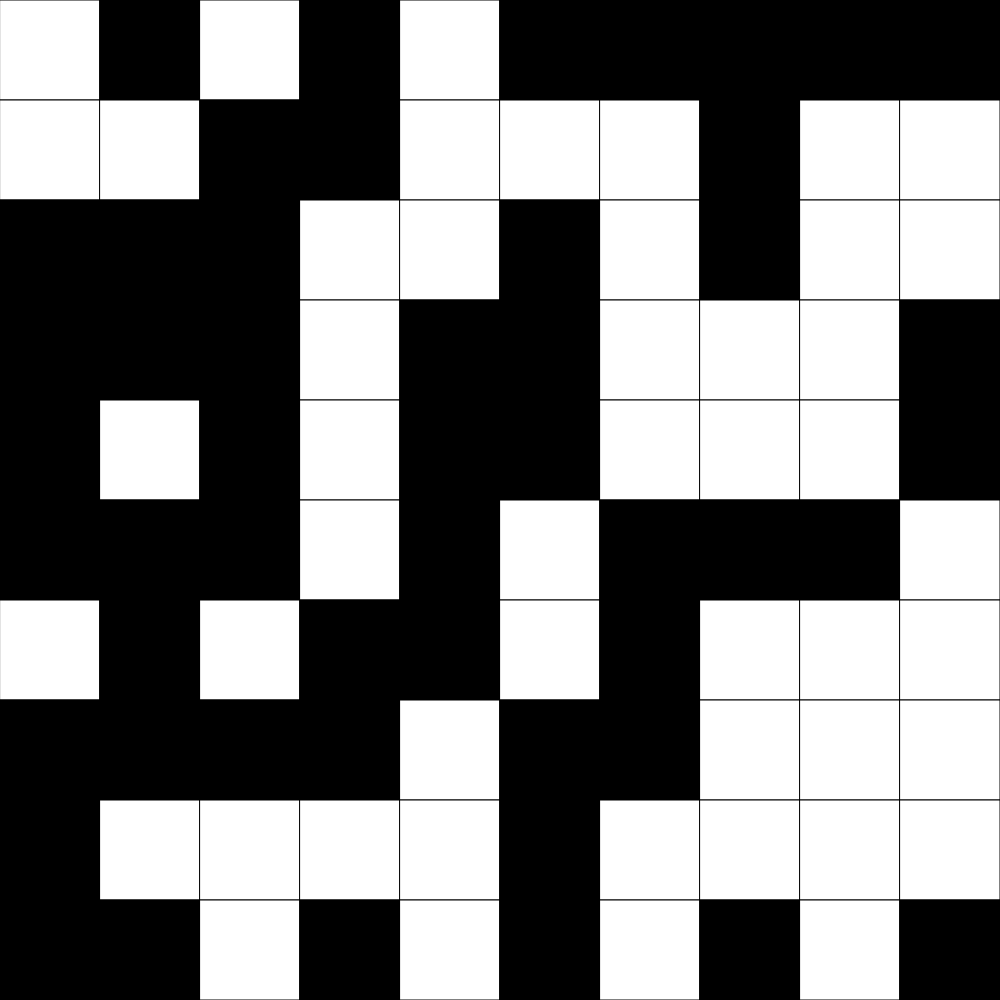
Frame 1 (no input)
Frame 60 (no input): identical to frame 1, image omitted
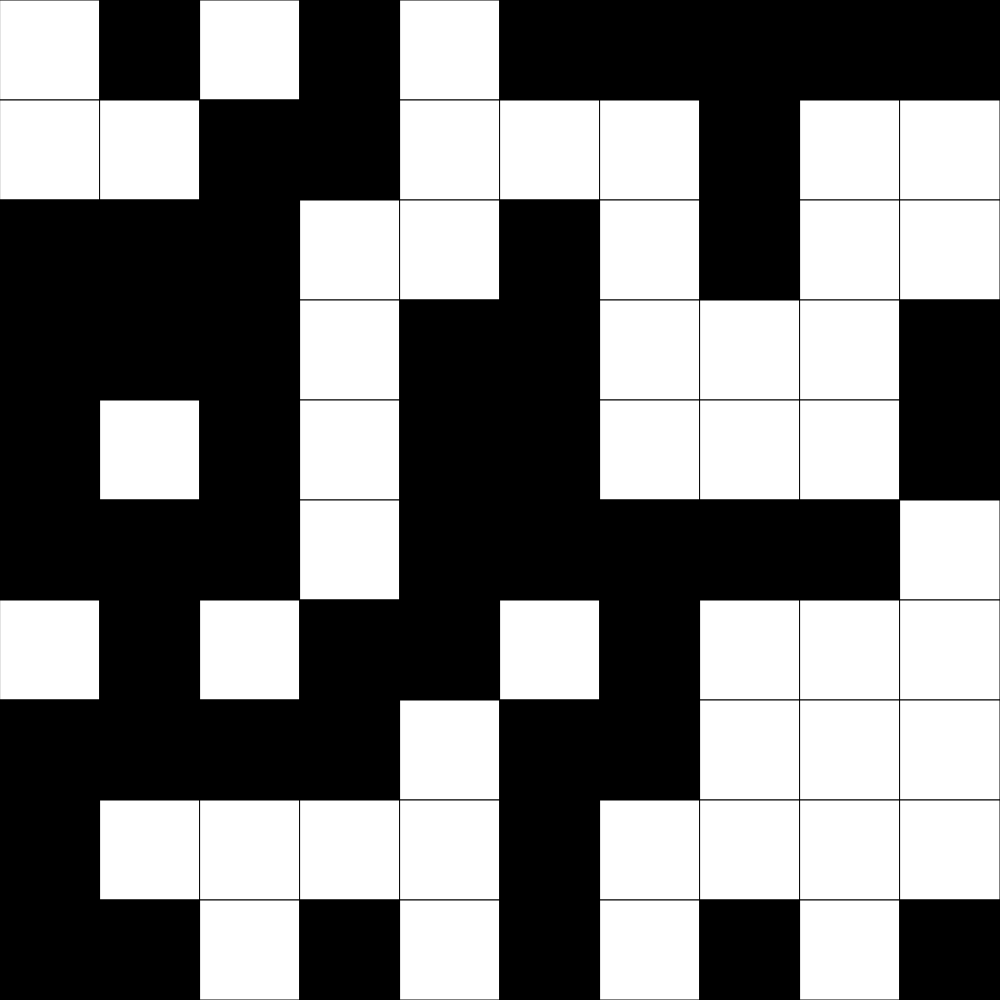
Frame 120 (the mouse pressed at the canvas centre since frame 60)

The p5.js sketch that drew these frames (run headless with seeded random() and noise() and a simulated clock; from frame 60 on, the mouse is pressed at the canvas centre):

// p5.js sketch
// ── sketch.js
// Grid Demo
// Dan Schellenberg
// Oct 22, 2024

// if hardcoding the grid, use something like this:
// let grid = [[1, 0, 1, 0],
//             [0, 0, 1, 1],
//             [1, 1, 1, 0],
//             [0, 1, 1, 0]];

let grid;
const GRID_SIZE = 10;
let cellSize;

function setup() {
  if (windowWidth < windowHeight) {
    createCanvas(windowWidth, windowWidth);
  }
  else {
    createCanvas(windowHeight, windowHeight);
  }
  cellSize = height/GRID_SIZE;
  grid = generateRandomGrid(GRID_SIZE, GRID_SIZE);
}

function windowResized() {
  if (windowWidth < windowHeight) {
    resizeCanvas(windowWidth, windowWidth);
  }
  else {
    resizeCanvas(windowHeight, windowHeight);
  }
  cellSize = height/GRID_SIZE;
}

function draw() {
  background(220);
  displayGrid();
}

function mousePressed() {
  let x = Math.floor(mouseX/cellSize);
  let y = Math.floor(mouseY/cellSize);

  if (grid[y][x] === 1) {
    grid[y][x] = 0;
  }
  else {
    grid[y][x] = 1;
  }
}

function keyPressed() {
  if (key === "r") {
    grid = generateRandomGrid(GRID_SIZE, GRID_SIZE);
  }
  if (key === "e") {
    grid = generateEmptyGrid(GRID_SIZE, GRID_SIZE);
  }
}

function displayGrid() {
  for (let y = 0; y < GRID_SIZE; y++) {
    for (let x = 0; x < GRID_SIZE; x++) {
      if (grid[y][x] === 1) {
        fill("black");
      }
      else if (grid[y][x] === 0) {
        fill("white");
      }
      square(x * cellSize, y * cellSize, cellSize);
    }
  }
}

function generateRandomGrid(cols, rows) {
  let newGrid = [];
  for (let y = 0; y < rows; y++) {
    newGrid.push([]);
    for (let x = 0; x < cols; x++) {
      //choose either 0 or 1, each 50% of the time
      if (random(100) < 50) {
        newGrid[y].push(1);
      }
      else {
        newGrid[y].push(0);
      }
    }
  }
  return newGrid;
}

function generateEmptyGrid(cols, rows) {
  let newGrid = [];
  for (let y = 0; y < rows; y++) {
    newGrid.push([]);
    for (let x = 0; x < cols; x++) {
      newGrid[y].push(0);
    }
  }
  return newGrid;
}
